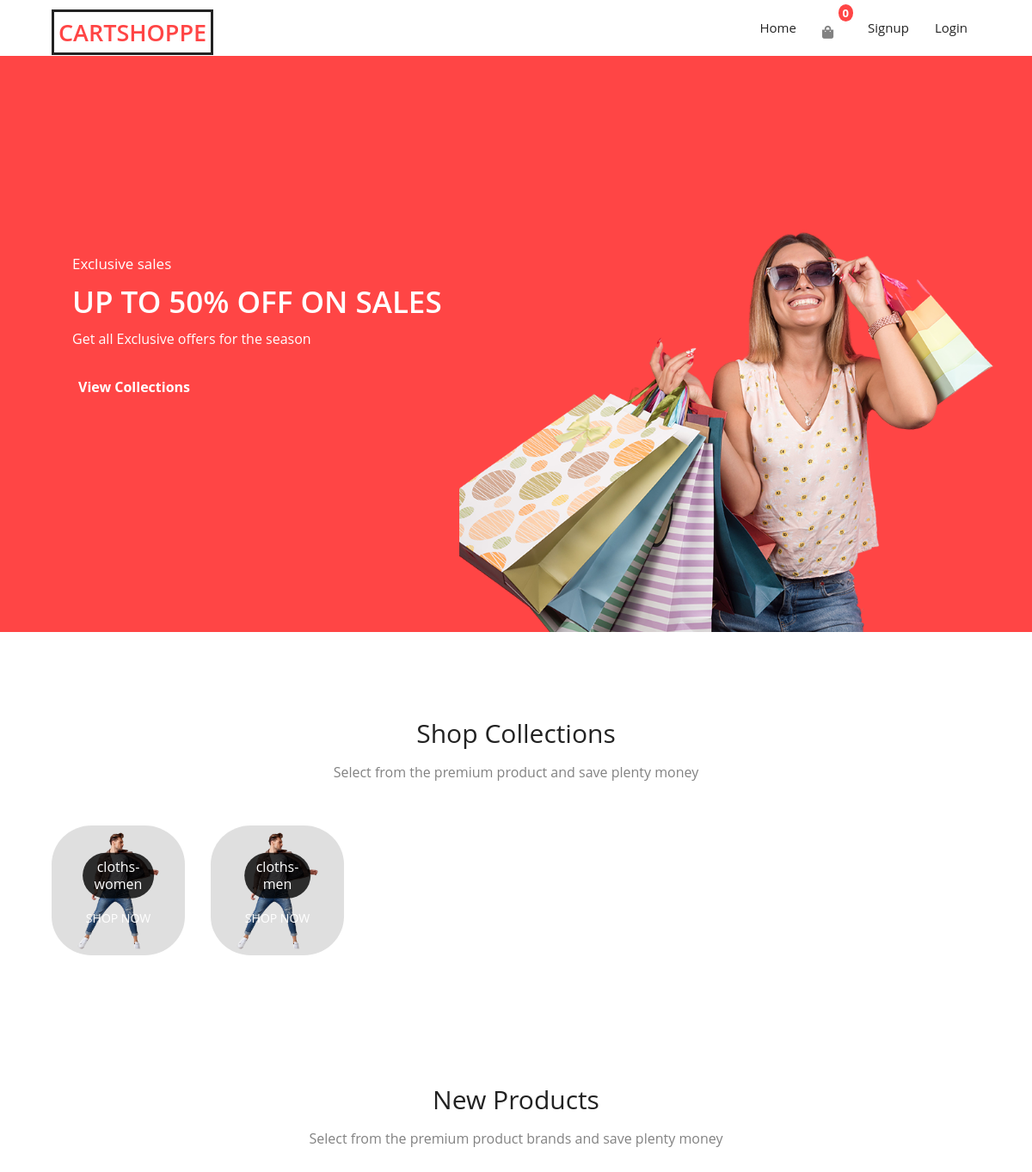
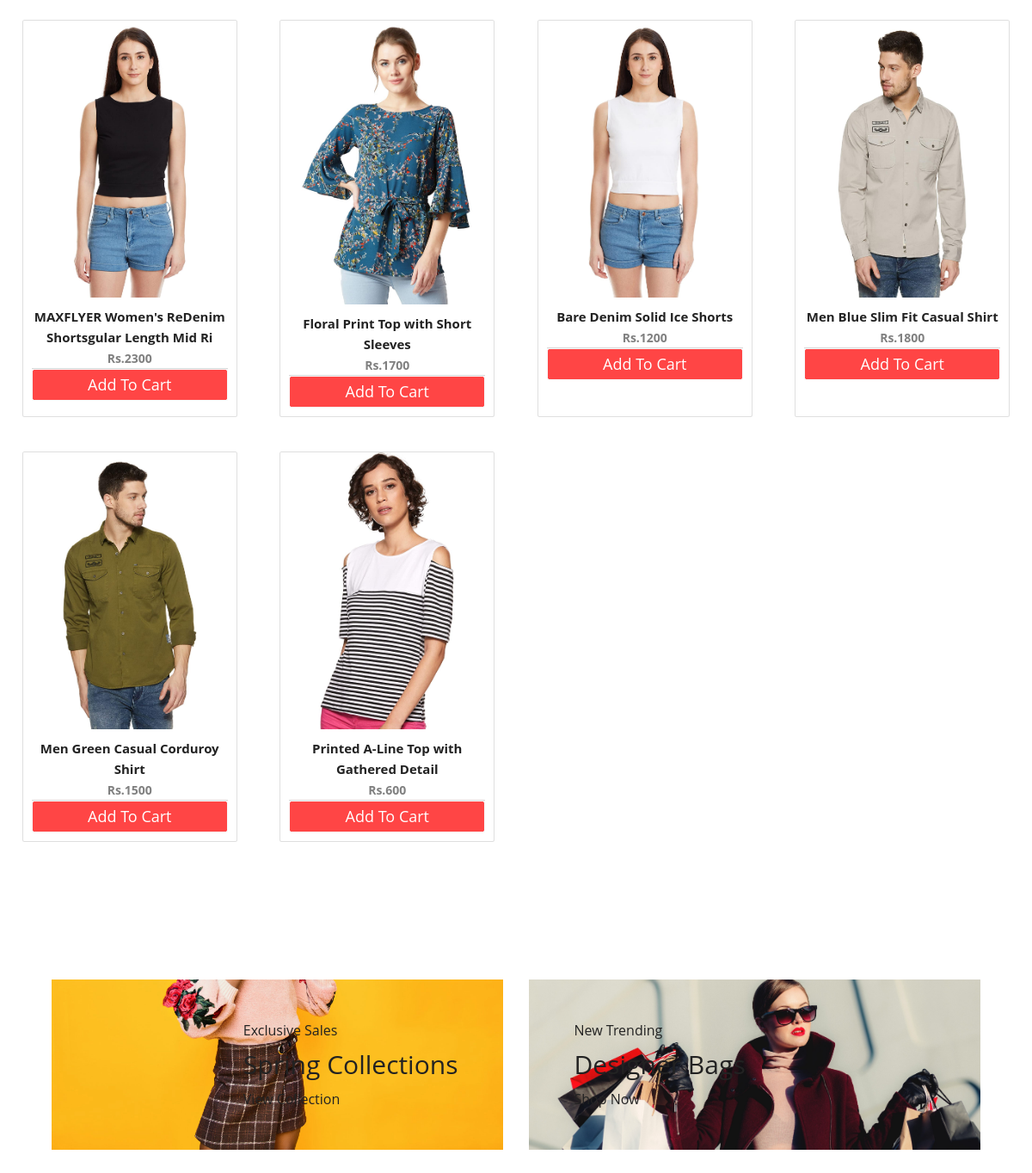
The page / on the database its author committed (2 pictures, top to bottom).
### store/models/category.py (models this page shows, shortened)
class Category(models.Model):
    name = models.CharField(max_length=20)
    @staticmethod
    def get_all_categories():
        return Category.objects.all()

### store/models/product.py (models this page shows, shortened)
class Product(models.Model):
    name = models.CharField(max_length=50)
    price = models.IntegerField(default=0)
    category = models.ForeignKey(Category, on_delete=models.CASCADE, default=1)
    description = models.CharField(max_length=200, default='' , null=True , blank=True)
    image = models.ImageField(upload_to='uploads/products/')
    @staticmethod
    def get_all_products():
        return Product.objects.all()

### store/views/home.py (the view, shortened to what this page needs)
# urls.py: path('', home.Index.as_view(), name="homepage"),
class Index(View):
    def get(self, request):
        cart = request.session.get('cart')
        if not cart:
            request.session['cart'] = {}
        products = None
        categories = Category.get_all_categories()
        categoryId = request.GET.get('category')
        if categoryId:
            products = Product.get_all_products_by_categoryid(categoryId)
        else:
            products = Product.get_all_products()
        data = {}
        data['products'] = products
        data['categories'] = categories
        return render(request, 'index.html', data)

### store/templatetags/cart.py (called while the page is built)
@register.filter(name='is_in_cart')
def is_in_cart(product, cart):
    keys = cart.keys()
    for id in keys:
        if int(id)==product.id:
            return True
    return False

### store/templatetags/custom_filter.py (called while the page is built)
@register.filter(name='currency')
def currency(number):
    return "Rs."+str(number)

### store/templates/index.html (shortened to what this page needs)
{% extends 'base.html' %}
{% block content %}
{% load cart %}
{% load custom_filter %}
{% load static %}
<div class="hero">
  <div class="left">
    <span>Exclusive sales</span>
    <h1>UP TO 50% OFF ON SALES</h1>
    <small>Get all Exclusive offers for the season</small>
    <a href="">View Collections</a>
  </div>
  <div class="right">
    <img src="{% static 'store/hero.png' %}" alt="">
  </div>
</div>
<section class="section promotion">
  <div class="title">
    <h2>Shop Collections</h2>
    <span>Select from the premium product and save plenty money</span>
  </div>
  <div class="promotion-layout container">
    {% for category in categories %}
    <div class="promotion-item">
      <img src="{% static 'store/men.png' %}" alt="" />
      <div class="promotion-content">
        <h3>{{category.name}}</h3>
        <a href="/?category={{category.id}}">SHOP NOW</a>
      </div>
    </div>
    {% endfor %}
  </div>
</section>
<section class="section products">
  <div class="title">
    <h2>New Products</h2>
    <span>Select from the premium product brands and save plenty money</span>
  </div>
  <div class="product-layout">
    {% for product in products %}
    <div class="product card mx-auto mb-3"  id={{product.id}} style="width: 25rem;">
      <div class="img-container">
        <img src="{{product.image.url}}" alt="" />
        <ul class="side-icons">
        </ul>
      </div>
      <div class="bottom">
        <a href=""><b>{{product.name}}</b></a>
        <div class="price">
          <span style="color:grey;font-size:14px"><b>{{product.price|currency}}</b></span>
        </div>
        <div class="card-footer p-0 no-gutters">
          {% if product|is_in_cart:request.session.cart %}
          <div class="row no-gutters">
            <form action="/#{{product.id}}" class="col-2 " method="post">
              {% csrf_token %}
              <input hidden type="text" name='product' value='{{product.id}}'>
              <input hidden type="text" name='remove' value='True'>
              <input type="submit" value=" - " class="btn btn-block border-right" style="background-color:#ff4545; color:white">
            </form>
            <div class="text-center col">{{product|cart_quantity:request.session.cart}} in Cart</div>
            <form action="/#{{product.id}}" class="col-2 " method="post">
              {% csrf_token %}
              <input hidden type="text" name='product' value='{{product.id}}'>
              <input type="submit" value=" + " class="btn btn-block border-left" style="background-color:#ff4545; color:white">
            </form>
          </div>
          {% else %}
          <form action="/#{{product.id}}" method="POST" class="btn-block">
            <input type="submit" class="float-right btn btn-light  form-control"
              value="Add To Cart" style="background-color:#ff4545; color:white;font-size:18px">
          </form>
          {% endif %}
        </div>
      </div>
    </div>
    {% endfor %}
  </div>
</section>
<section class="section advert">
  <div class="advert-layout container">
    <div class="item ">
      <img src="{% static 'store/slider_3.jpg' %}" alt="">
      <div class="content left">
        <span>Exclusive Sales</span>
        <h3>Spring Collections</h3>
        <a href="">View Collection</a>
      </div>
    </div>
    <div class="item">
      <img src="{% static 'store/slider_2.jpg' %}" alt="">
      <div class="content  right">
        <span>New Trending</span>
        <h3>Designer Bags</h3>
        <a href="">Shop Now </a>
      </div>
    </div>
  </div>
</section>
{% endblock %}

### store/templates/base.html (shortened to what this page needs)
{% load static %}
<!doctype html>
<html lang="en">
<head>
    <link href="https://cdn.jsdelivr.net/npm/bootstrap@5.1.0/dist/css/bootstrap.min.css" rel="stylesheet"
>
    <link rel="stylesheet" href="{% static 'store/style.css' %}" />
    <link href='https://unpkg.com/boxicons@2.0.9/css/boxicons.min.css' rel='stylesheet'>
    <link rel="stylesheet" href="https://cdnjs.cloudflare.com/ajax/libs/font-awesome/5.15.4/css/all.min.css"
 />
</head>
<body>
    <nav class="nav">
        <div class="wrapper container">
            <div class="logo"><a href="">CARTSHOPPE</a></div>
            <ul class="nav-list">
                <li><a href="/">Home</a></li>
                <li class="icons">
                    <span>
                        <a href="/cart">
                            <i class="fas fa-shopping-bag"></i>
                            <small class="count d-flex">0</small>
                        </a>
                    </span>
                   </li>
                {% if request.session.customer %}
                   <li><a href="/orders">orders</a></li>
                   <li><a href="/logout">Logout</a></li>
                {% else %}
                   <li><a href="/signup">Signup</a></li>
                   <li><a href="/login">Login</a></li>
                {% endif %}
            </ul>
        </div>
    </nav>
    {% block content %} {% endblock %}
</body>
</html>

### rows shown on the page
Category: name "cloths-women"
Category: name "cloths-men"
Product: image (picture), name "MAXFLYER Women's ReDenim Shortsgular Length Mid Ri", price "Rs.2300"
Product: {{ product.id }} 2 (drawn), image (picture), name "Floral Print Top with Short Sleeves", price "Rs.1700"
Product: image (picture), name "Bare Denim Solid Ice Shorts", price "Rs.1200"
Product: image (picture), name "Men Blue Slim Fit Casual Shirt", price "Rs.1800"
Product: image (picture), name "Men Green Casual Corduroy Shirt", price "Rs.1500"
Product: image (picture), name "Printed A-Line Top with Gathered Detail", price "Rs.600"
